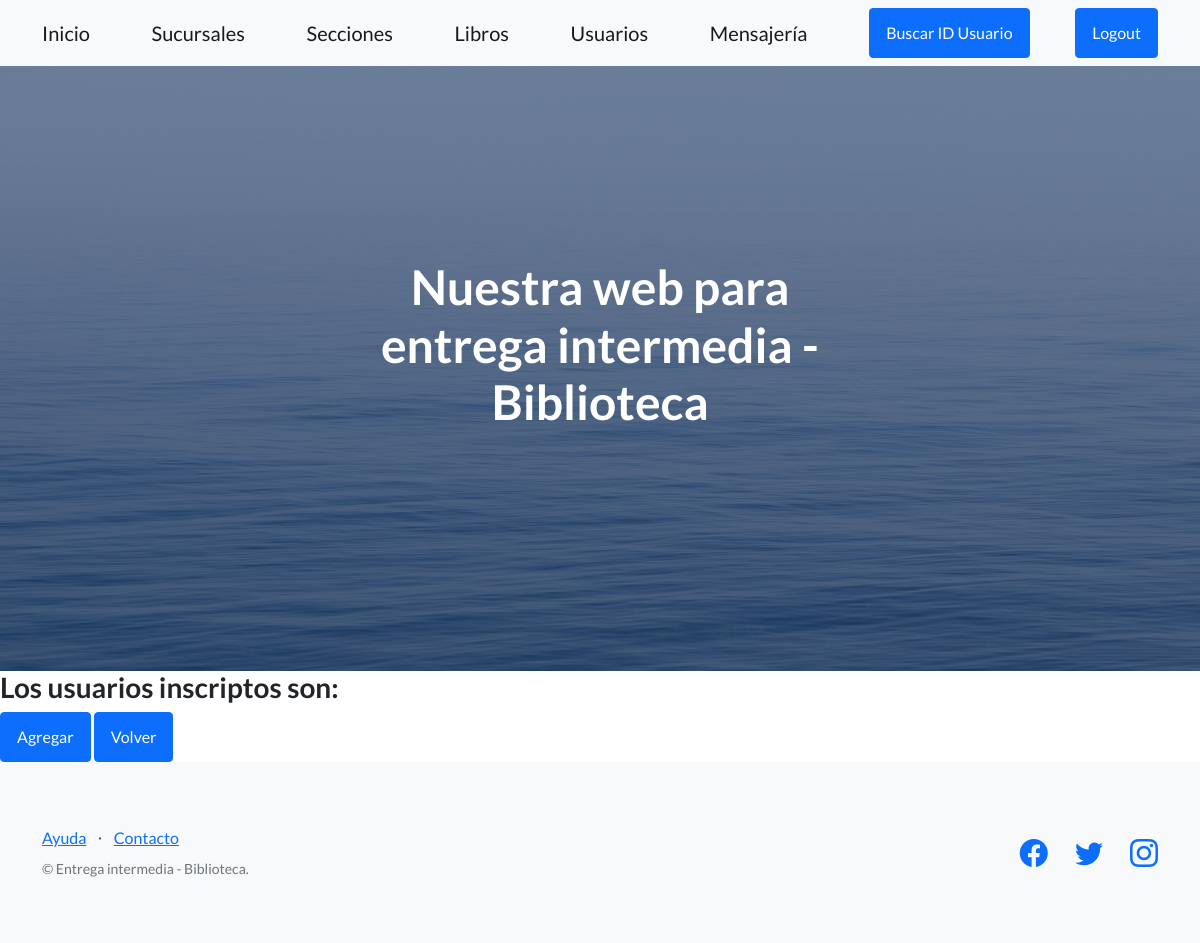
Page /biblioteca/usuarios (signed in) on the earlier database version.
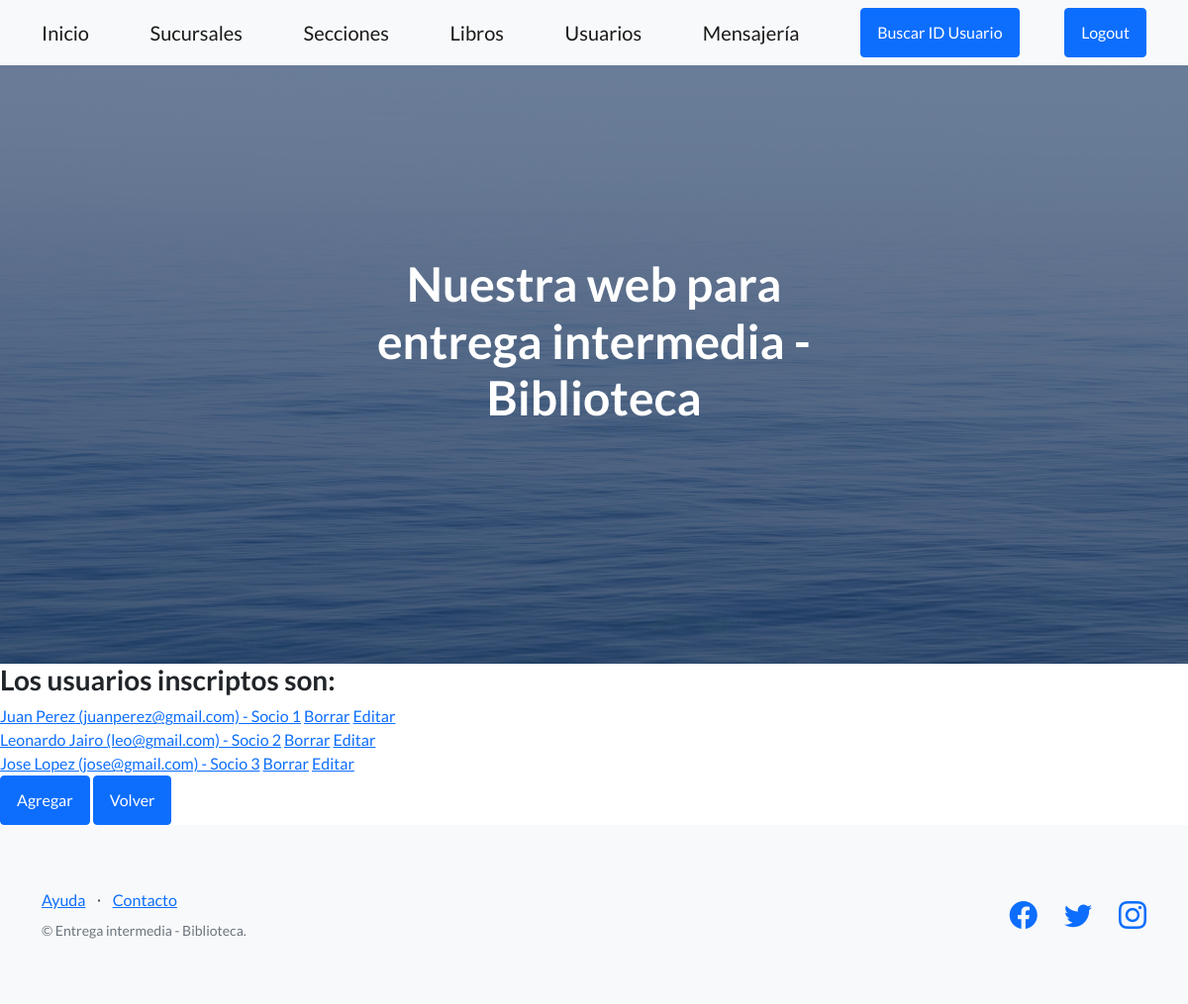
Same page on the later database version.
### AppEntrega1/models.py (models this page shows)
class Usuario(models.Model):
    nombre = models.CharField(max_length=30)
    apellido = models.CharField(max_length=30)
    id_socio = models.IntegerField()
    email = models.EmailField()
    def __str__(self):
        return f'{self.nombre} {self.apellido} ({self.email}) - Socio {self.id_socio}'

### AppEntrega1/views.py (the view)
# urls.py: path('usuarios', UsuarioListView.as_view(), name = 'usuarios'),
class UsuarioListView(LoginRequiredMixin, ListView):
    model = Usuario
    template_name = 'AppEntrega1/usuario.html'
    context_object_name = 'usuarios'

### templates/AppEntrega1/usuario.html (shortened to what this page needs)
{% extends 'AppEntrega1/padre.html' %}
{% block contenidoQueCambia %}
    <h3> Los usuarios inscriptos son: </h3>
    {% for usuario in usuarios%}
    <a href="{% url 'usuario_view' usuario.id %}">{{ usuario }}</a>
    <a href="{% url 'usuario_delete' usuario.id %}">Borrar</a>
    <a href="{% url 'usuario_update' usuario.id %}">Editar</a>
        <br>
    {% endfor %}
<a class="btn btn-primary" href="{% url 'usuario_add' %}"> Agregar </a>
<a class="btn btn-primary" href="{% url 'inicio' %}"> Volver </a>
{% endblock %}

Differences in the rows shown:
added Usuario: nombre+apellido+email "Juan Perez (juanperez@gmail.com) - Socio 1"
added Usuario: nombre+apellido+email "Leonardo Jairo (leo@gmail.com) - Socio 2"
added Usuario: nombre+apellido+email "Jose Lopez (jose@gmail.com) - Socio 3"
